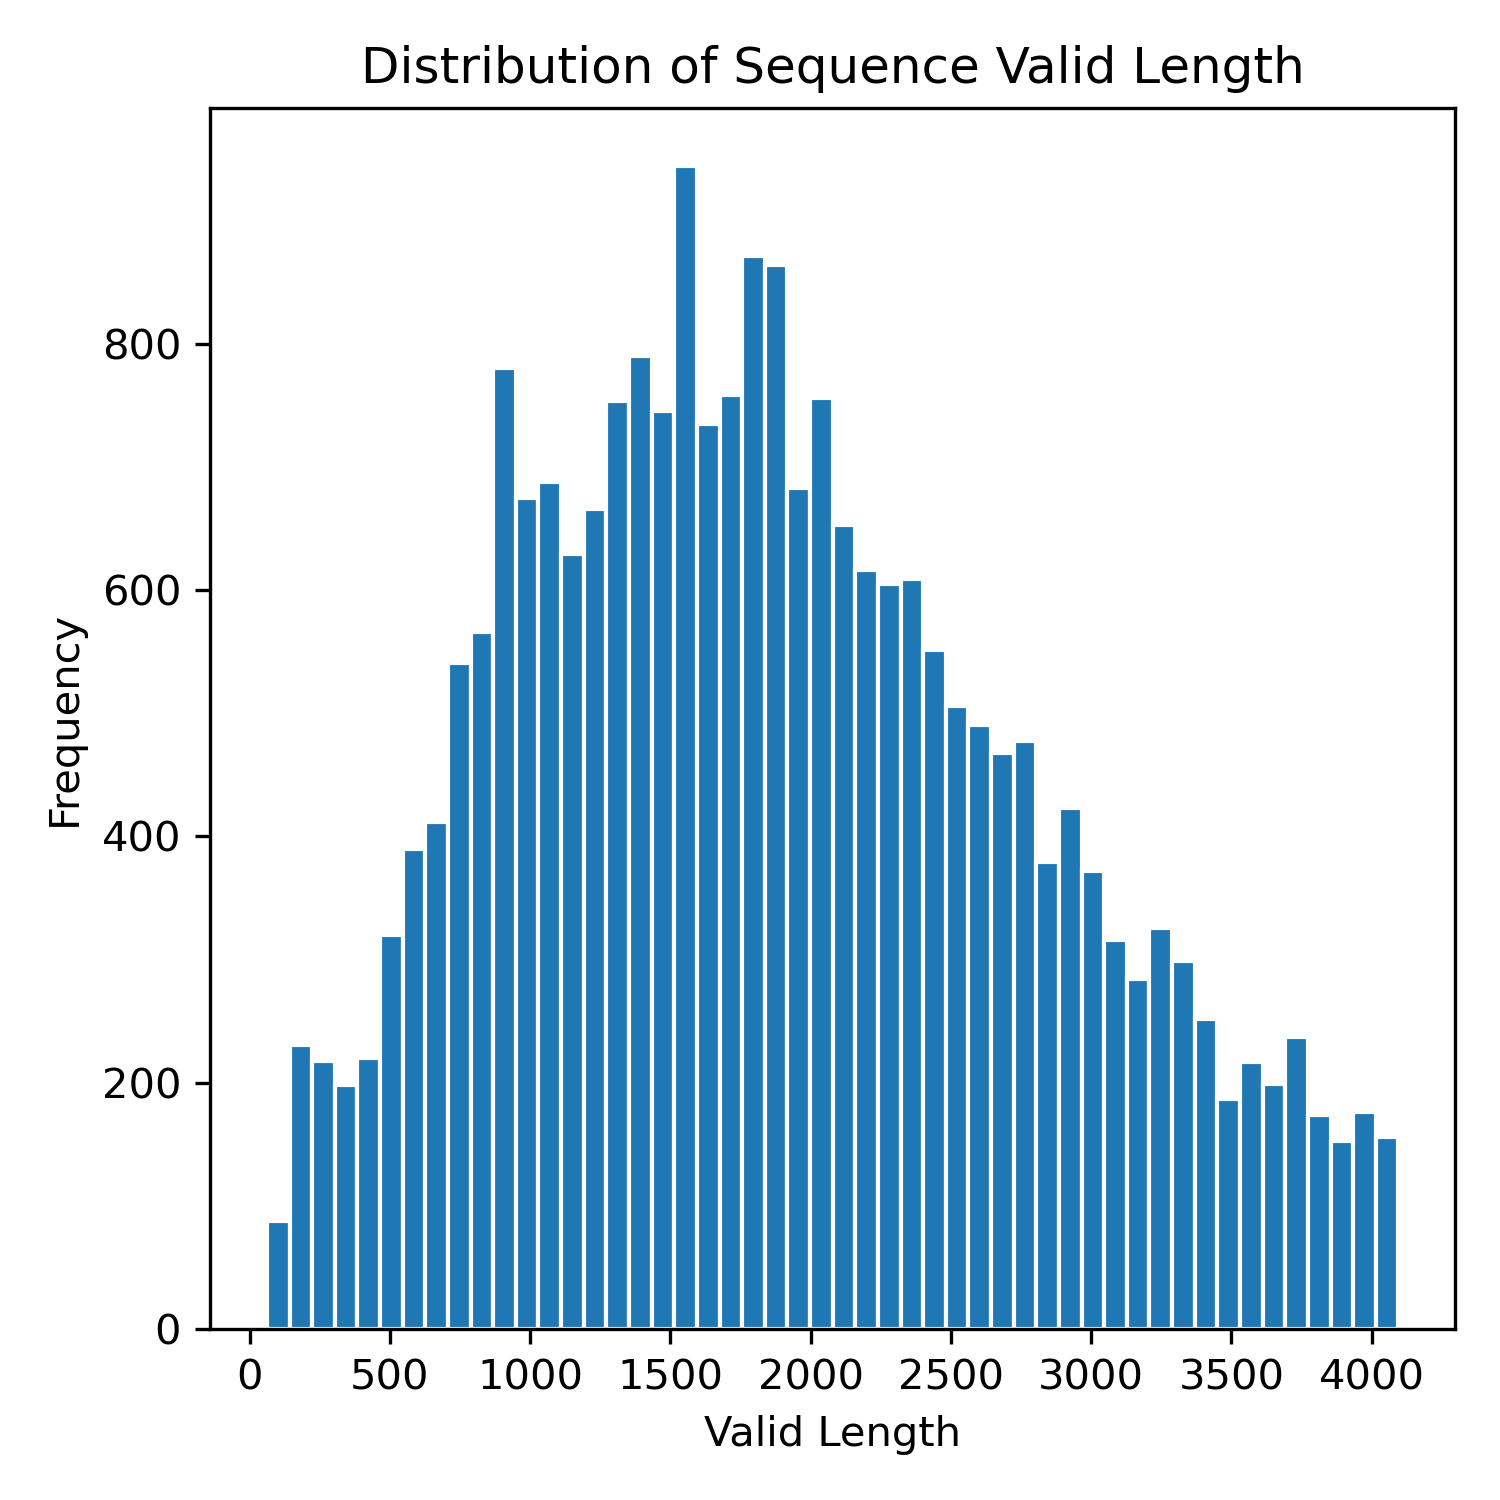

Generate this figure with Python:
import sys
import matplotlib.pyplot as plt
import pandas as pd

dataset_csv = sys.argv[1]
num_bins = int(sys.argv[2])
output_plot = sys.argv[3]

dataset = pd.read_csv(dataset_csv)
valid_lengths = dataset["ValidLength"].to_list()

plt.figure(figsize=(5, 5), dpi=300)
plt.hist(valid_lengths, bins=num_bins, edgecolor="white")
plt.xlabel("Valid Length")
plt.ylabel("Frequency")
plt.title("Distribution of Sequence Valid Length")
plt.tight_layout()
plt.savefig(output_plot)
